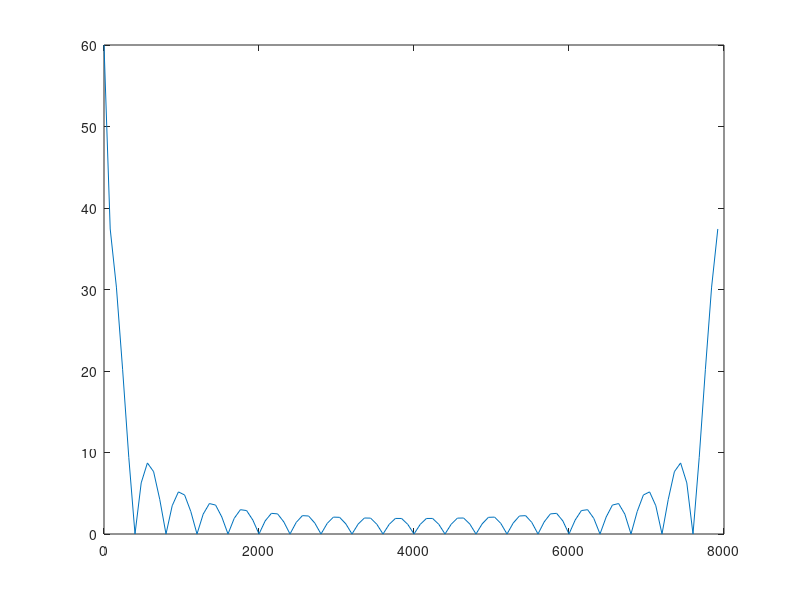

This chart was generated by the following MATLAB code:
N = 100;
t = (0 : 1/8000 : (N-1)/8000);

x1 = square(50*t*2*pi);
plot(t, x1)

X1f = fft(x1);

f = (0 : 8000/N : 8000 - 8000/N);
plot(f, abs(X1f));
